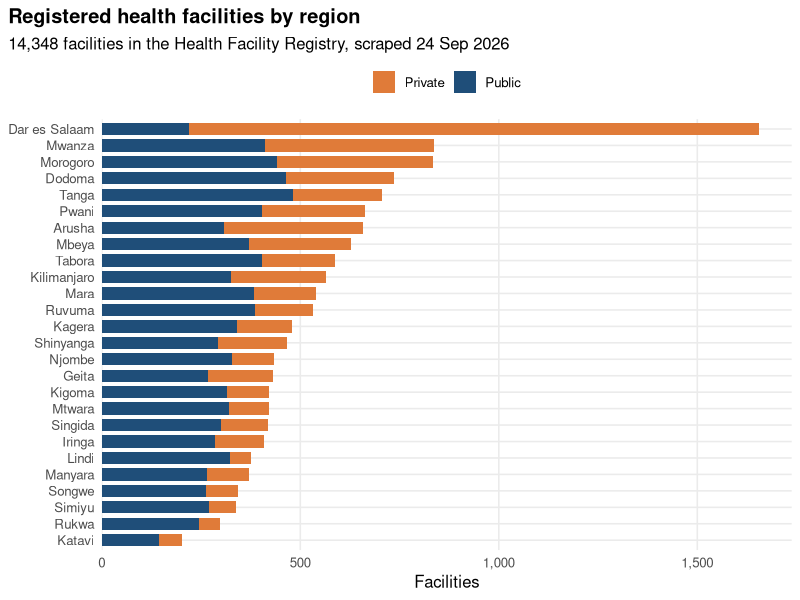
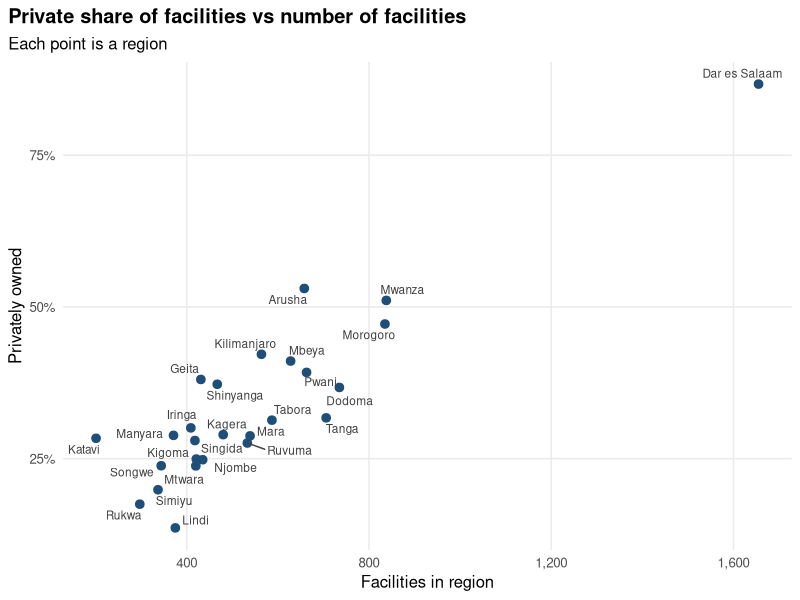
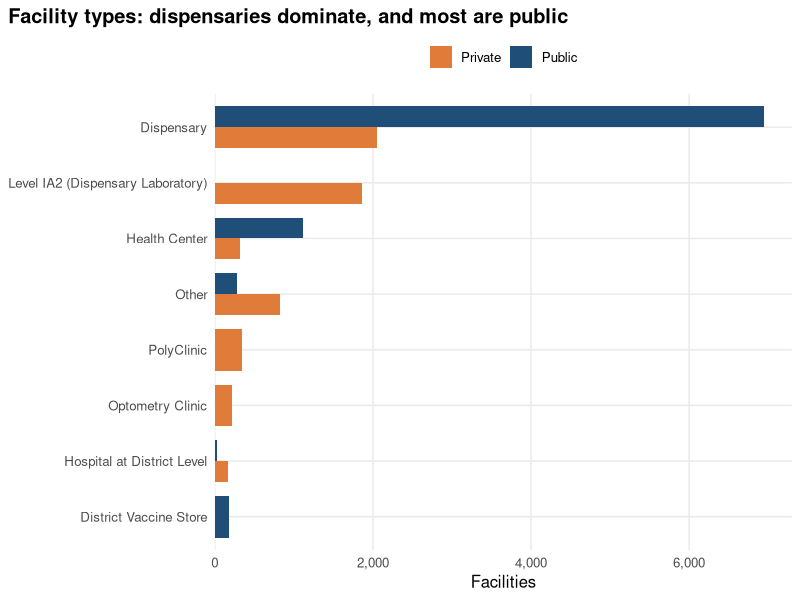
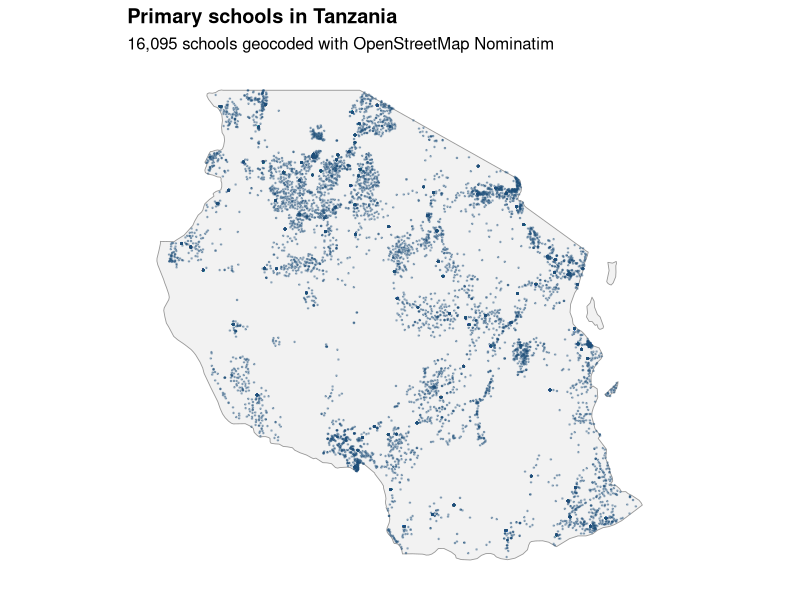

These charts were generated, in order, by the following R code:
# Summaries and figures from the scraped data.
# Usage: Rscript analysis/summaries.R  ->  figures/*.png

suppressPackageStartupMessages({ library(tidyverse); library(scales) })

theme_set(theme_minimal(base_size = 12) +
  theme(plot.title.position = "plot", plot.title = element_text(face = "bold"),
        panel.grid.minor = element_blank(), legend.position = "top"))
own_cols <- c(Public = "#1F4E79", Private = "#E07B39")

facilities <- read_csv("data/hfrs_facilities_2026-09-24.csv", show_col_types = FALSE)
message(sum(is.na(facilities$Region)), " facilities have no region and are left out of the regional charts")
schools    <- read_csv("data/primary_schools_geocoded.csv", show_col_types = FALSE)

# 1. Facilities per region, public vs private
by_region <- facilities |>
  filter(!is.na(Region)) |>
  count(Region, `Ownership Category`) |>
  group_by(Region) |> mutate(total = sum(n), private_share = sum(n[`Ownership Category` == "Private"]) / total) |>
  ungroup()

p1 <- ggplot(by_region, aes(n, fct_reorder(Region, total), fill = `Ownership Category`)) +
  geom_col(width = 0.75) +
  scale_fill_manual(values = own_cols, name = NULL) +
  scale_x_continuous(expand = expansion(c(0, 0.05)), labels = comma) +
  labs(title = "Registered health facilities by region",
       subtitle = sprintf("%s facilities in the Health Facility Registry, scraped 24 Sep 2026", comma(nrow(facilities))),
       x = "Facilities", y = NULL)
ggsave("figures/facilities_by_region.png", p1, width = 9, height = 9, dpi = 160, bg = "white")

# 2. Where the private sector is concentrated
p2 <- by_region |> distinct(Region, total, private_share) |>
  ggplot(aes(total, private_share, label = Region)) +
  geom_point(colour = "#1F4E79", size = 2.6) +
  ggrepel::geom_text_repel(size = 3, max.overlaps = 20, colour = "grey25") +
  scale_y_continuous(labels = percent) + scale_x_continuous(labels = comma) +
  labs(title = "Private share of facilities vs number of facilities",
       subtitle = "Each point is a region", x = "Facilities in region", y = "Privately owned")
ggsave("figures/private_share.png", p2, width = 9, height = 6, dpi = 160, bg = "white")

# 3. Facility types by ownership
types <- facilities |>
  mutate(type = fct_lump_n(`Facility Type`, 7, other_level = "Other")) |>
  count(type, `Ownership Category`)
p3 <- ggplot(types, aes(n, fct_reorder(type, n, sum), fill = `Ownership Category`)) +
  geom_col(position = "dodge", width = 0.75) +
  scale_fill_manual(values = own_cols, name = NULL) +
  scale_x_continuous(labels = comma, expand = expansion(c(0, 0.05))) +
  labs(title = "Facility types: dispensaries dominate, and most are public", x = "Facilities", y = NULL)
ggsave("figures/facility_types.png", p3, width = 9, height = 5, dpi = 160, bg = "white")

# 4. Map of geocoded primary schools
tz <- map_data("world", region = c("Tanzania"))
pts <- schools |> filter(between(lat, -12, -0.9), between(lon, 29.3, 40.5))
p4 <- ggplot() +
  geom_polygon(data = tz, aes(long, lat, group = group), fill = "grey95", colour = "grey60", linewidth = 0.3) +
  geom_point(data = pts, aes(lon, lat), size = 0.25, alpha = 0.35, colour = "#1F4E79") +
  coord_quickmap(xlim = c(29.3, 40.6), ylim = c(-11.8, -0.9)) +
  labs(title = "Primary schools in Tanzania",
       subtitle = sprintf("%s schools geocoded with OpenStreetMap Nominatim", comma(nrow(pts))),
       x = NULL, y = NULL) +
  theme(axis.text = element_blank(), panel.grid = element_blank())
ggsave("figures/schools_map.png", p4, width = 8, height = 8, dpi = 160, bg = "white")

# Console summary
facilities |> count(`Ownership Category`) |> mutate(share = percent(n / sum(n), 0.1)) |> print()
cat(sprintf("Schools: %s, geocoded: %s\n", comma(nrow(schools)), comma(sum(!is.na(schools$lat)))))
